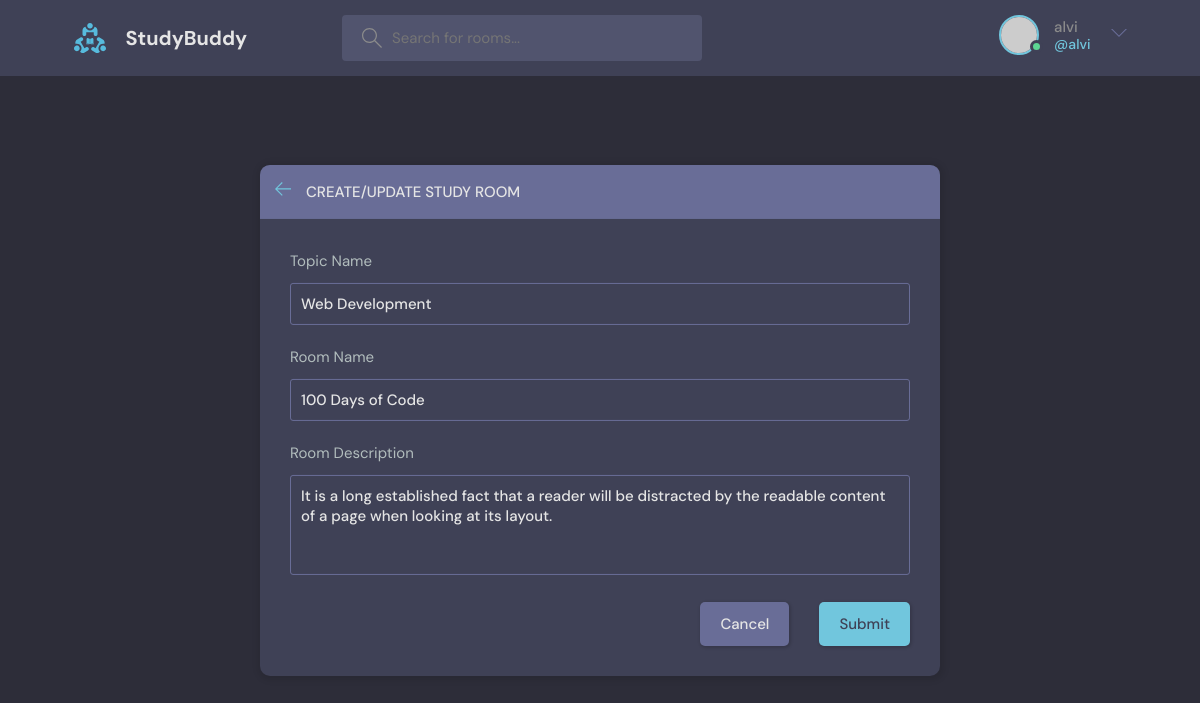
Screenshot of /update-room/2/ (signed in) with the database file from the repository.
### base/models.py (models this page shows, shortened)
class Room(models.Model):
    host = models.ForeignKey(User, on_delete=models.SET_NULL, null=True)
    topic = models.ForeignKey(Topic, on_delete=models.SET_NULL, null=True)
    participants = models.ManyToManyField(
        User, related_name="participants", blank=True)
    name = models.CharField(max_length=200)  # max len reqired for charfield()
    description = models.TextField(null=True, blank=True)
    updated = models.DateTimeField(auto_now=True)
    created = models.DateTimeField(auto_now_add=True)
    class Meta:
        ordering = ["-updated", "-created"]

class Topic(models.Model):
    name = models.CharField(max_length=200)

### base/views.py (the view)
# urls.py: path("update-room/<str:pk>/", views.update_room, name="update-room"),
@login_required(login_url="login")
def update_room(request, pk):
    room = Room.objects.get(id=pk)
    if request.user != room.host:
        return HttpResponse("Can only edit your own rooms")
    if request.method == "POST":
        topic_name = request.POST.get("topic")
        topic, created = Topic.objects.get_or_create(name=topic_name)
        room.name = request.POST.get("name")
        room.topic = topic
        room.description = request.POST.get("description")
        room.save()
        return redirect("home")
    else:
        room = Room.objects.get(id=pk)
        form = RoomForm(instance=room)
    context = {"form": form, "room": room}
    return render(request, "./base/room_form.html", context)

### base/forms.py
class RoomForm(ModelForm):
    class Meta:
        model = Room
        fields = "__all__"
        exclude = ["host", "participants"]

### base/templates/base/room_form.html (shortened to what this page needs)
{% extends 'main.html' %}
{% block content %}
<main class="create-room layout">
  <div class="container">
    <div class="layout__box">
      <div class="layout__boxHeader">
        <div class="layout__boxTitle">
          <a href="{{request.META.HTTP_REFERER}}">
            <svg version="1.1" xmlns="http://www.w3.org/2000/svg" width="32" height="32" viewBox="0 0 32 32">
              <title>arrow-left</title>
              <path
                d="M13.723 2.286l-13.723 13.714 13.719 13.714 1.616-1.611-10.96-10.96h27.625v-2.286h-27.625l10.965-10.965-1.616-1.607z">
              </path>
            </svg>
          </a>
          <h3>Create/Update Study Room</h3>
        </div>
      </div>
      <div class="layout__body">
        <form class="form" action="" method="POST">
           <div class="form__group">
            <label for="room_topic">Topic Name</label>
            <input required id="room_topic" type="text" value="{{room.topic.name}}" name="topic" list="topic-list" />
          </div>
          <div class="form__group">
            <label for="room_name">Room Name</label>
            {{form.name}}
          </div>
          <div class="form__group">
            <label for="room_description">Room Description</label>
            {{form.description}}
          </div>
          <div class="form__action">
            <a class="btn btn--dark" href="{{request.META.HTTP_REFERER}}">Cancel</a>
            <button class="btn btn--main" type="submit">Submit</button>
          </div>
        </form>
      </div>
    </div>
  </div>
</main>
{% endblock content %}

### templates/navbar.html (shortened to what this page needs)
{% load static %}
<header class="header header--loggedIn">
    <div class="container">
      <a href="{% url 'home' %}" class="header__logo">
        <img src="{% static 'images/logo.svg' %}" />
        <h1>StudyBuddy</h1>
      </a>
      <form class="header__search" method="GET" action="{% url 'home' %}">
        <label>
          <input name=q placeholder="Search for rooms..." />
        </label>
      </form>
      <nav class="header__menu">
        {% if request.user.is_authenticated %}
        <div class="header__user">
          <a href="{% url 'profile' request.user.id %}">
            <div class="avatar avatar--medium active">
              <img src="https://randomuser.me/api/portraits/men/37.jpg" />
            </div>
            <p>{{request.user.username}}<span>@{{request.user.username}}</span></p>
          </a>
          <button class="dropdown-button">
            <svg version="1.1" xmlns="http://www.w3.org/2000/svg" width="32" height="32" viewBox="0 0 32 32">
              <title>chevron-down</title>
              <path d="M16 21l-13-13h-3l16 16 16-16h-3l-13 13z"></path>
            </svg>
          </button>
        </div>
        {% else %}
        <a href="{% url 'login' %}">
          <img src="./assets/avatar.svg" />
          <p>Login</p>
        </a>
        {% endif %}
      </nav>
    </div>
  </header>

### rows the page displays
Room: topic "Web Development", name "100 Days of Code", description "It is a long established fact that a reader will be distracted by the readable content of a page when looking at its layout."

### other values shown
{{ request.user.username }} "alvi"
